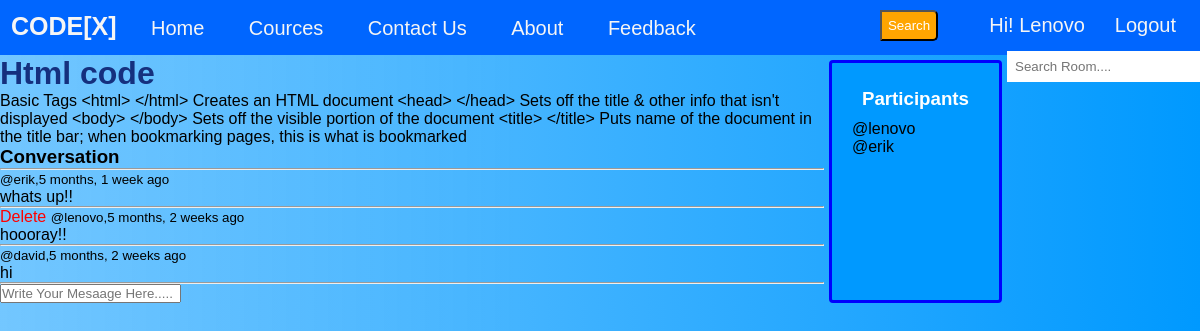
Screenshot of /room/1/ (signed in) with the database file from the repository.
### base/models.py (models this page shows, shortened)
class Room(models.Model):
    host =  models.ForeignKey(User, on_delete=models.SET_NULL,null=True)
    topic = models.ForeignKey(Topic, on_delete=models.SET_NULL,null=True)
    name =  models.CharField(max_length= 200)
    description = models.TextField(null= True, blank= True)
    participants= models.ManyToManyField(User, related_name='participants', blank=True)
    updated= models.DateTimeField(auto_now= True)
    created= models.DateTimeField(auto_now_add=True)
    class Meta:
        ordering = ['-updated','-created']

class Message(models.Model):
    user= models.ForeignKey(User, on_delete=models.CASCADE)
    room = models.ForeignKey(Room, on_delete=models.CASCADE)
    body = models.TextField()
    updated= models.DateTimeField(auto_now= True)
    created = models.DateTimeField(auto_now_add=True)
    class Meta:
        ordering = ['-updated','-created']

### base/views.py (the view, shortened to what this page needs)
# urls.py: path('room/<str:pk>/',views.room,name="room" ),
def room(request,pk):
    room = Room.objects.get(id=pk)
    room_messages = room.message_set.all()
    participants= room.participants.all()
    context = {'room': room , 'room_messages': room_messages,'participants': participants}
    return render(request,'base/room.html', context)

### base/templates/base/room.html (shortened to what this page needs)
{% extends 'main.html' %}
{% block content %}
<div class="room-container">
    <div>
        <h1 style="color: rgb(21, 48, 126);" >{{room.name}}</h1>
        <p>{{room.description}}</p>
        <div class="comment-wrapper">
            <h3>Conversation</h3>
            <hr>
            {% for message in room_messages %}
            <div>
                {% if request.user == message.user %}
                <a style="color: red;" href="{% url 'delete-message' message.id %}">Delete</a>
                {% endif %}
                <small>@{{message.user}},{{message.created|timesince}} ago</small>
                <p>{{message.body}}</p>
                <hr>
            </div>
            {% endfor %}
        </div>
        {% if request.user.is_authenticated %}
        <div class="comment-form">
            <form method="POST" action="">
                <input type="text" name="body" placeholder="Write Your Mesaage Here....."/>
            </form>
        </div>
        {% endif %}
    </div>
    <div class="participants">
        <h3 class="heading">Participants</h3>
        {% for user in participants %}
         <div>
            <p>@{{ user.username }}</p>
        </div>
        {% endfor %}
    </div>
</div>
{% endblock %}

### templates/main.html (shortened to what this page needs)
<!DOCTYPE html>
{% load static %}
<html lang="en">
<head>
    <link rel="stylesheets" type="text/css" media="screen" href="{% static 'styles/main.css' %}">
</head>
<body>
    <nav class="nav-bar">
        <ul>
            <label class="logo">CODE[X]</label>
            <li><a  href="/">Home</a></li>
            <li><a href="#">Cources</a></li>
            <li><a href="#">Contact us</a></li>
            <li><a href="#">About</a></li>
            <li><a href="#">feedback</a></li>
        </ul>
        {% if request.user.is_authenticated %}
        <a class="logout" href="{% url 'logout' %}" >Logout</a>
        <p class="hello">Hi! {{request.user}}</p>
        {% else %}
        <a class="login" href="{% url 'login' %}"  >Login</a>
        {% endif %}
        <form method="GET" action="{% url 'home' %}">
            <button class="but">Search</button>
            <input class="search" type="text" name="q" placeholder="Search Room...."/>
        </form>
    </nav>
    {% block content %}
    {% endblock %}
</body>
</html>

### templates/main.html (style rules this page uses)
* { padding: 0; margin: 0; text-decoration: none; list-style-type: none; box-sizing: border-box; font-family: 'Nunito', sans-serif }
body { background: linear-gradient(90deg, #5bbdffda 0%, #44b4ff 43%,#0099FF 100%); }
.nav-bar { background: #0066FF; height: 55px; width: 100%; }
.logo { color: whitesmoke; font-size: 25px; line-height: 50px; padding: 0 10px; font-weight: bold; }
nav ul { float:left; margin:1px; }
nav ul li { display: inline-block; line-height:40px; margin: 0 14px; }
nav ul li a { color: whitesmoke; font-size: 20px; padding: 4px 6px; border-radius: 3px; text-transform:capitalize; }
.search { float: right; margin-top: 10px; border: none; padding: 8px; }
button { float: right; margin-right: 45px; padding: 6px; margin-top: 10px; background: orange; color: white; border-radius: 0 5px 5px 0; cursor: pointer; }
.logout { float: right; color: whitesmoke; font-size: 20px; padding: 4px 6px; border-radius: 3px; text-transform:capitalize; margin-top: 10px; margin-right: 18px; cursor: pointer; }
.hello { float: right; color: whitesmoke; font-size: 20px; padding: 4px 6px; border-radius: 3px; text-transform:capitalize; margin-top: 10px; margin-right: 18px; }

### base/templates/base/room.html (style rules this page uses)
.room-container { display: grid; grid-template-columns: 5fr 1fr; padding: 0; }
.participants { margin-left: 5px; margin-right: 5px; margin-top: 5px; display: block; padding: 15px 20px; position: relative; background: #0099FF; border: 3px solid blue; border-radius: 4px; }
.heading { text-align: center; text-transform: capitalize; color: #fff; padding: 10px; }

### rows the page displays
Room: name "Html code", description "Basic Tags <html> </html> Creates an HTML document <head> </head> Sets off the title & other info that isn't displayed <body> </body> Sets off the visible portion of the document <title> </title> Puts name of the document in the title bar; when bookmarking pages, this is what is bookmarked"
Message: user "erik", created "5 months, 1 week", body "whats up!!"
Message: shows "Delete", user "lenovo", created "5 months, 2 weeks", body "hoooray!!"
Message: user "david", created "5 months, 2 weeks", body "hi"

### other values shown
{{ request.user }} "Lenovo"
{{ user.username }} "lenovo"
{{ user.username }} "erik"
